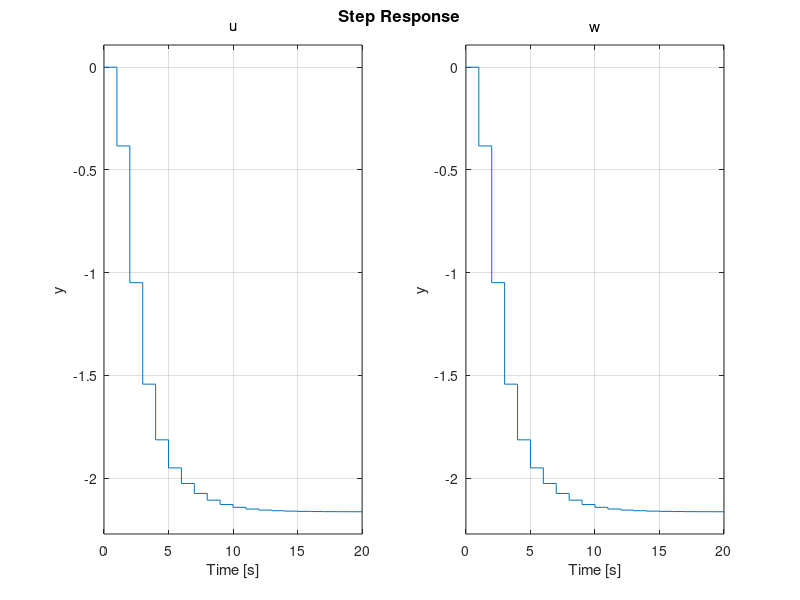

MATLAB code to generate this figure: (Note: this script raises an error after producing the figure.)
A = [1.1269   -0.4940    0.1129;
     1.0000         0         0;
          0    1.0000         0];

B = [-0.3832;
      0.5919;
      0.5191];

C = [1 0 0];

n = size(A,2)

disp('Raggiungibilità');
disp(rank(ctrb(A,B)))

disp('Controllabilità');
disp(rank(ctrb(A,C')))

Plant = ss(A,[B B],C,0,-1,'inputname',{'u' 'w'},'outputname','y');
step(Plant)

Q = 1;
R = 1;
[kalmf,L,P,M] = kalman(Plant,Q,R);
